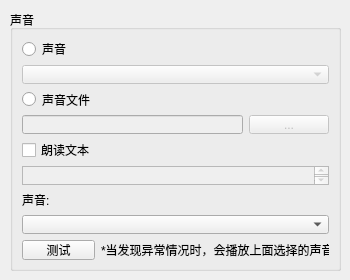
        <widget class="QWidget" name="audio">
         <widget class="QGroupBox" name="groupBox_5">
          <property name="geometry">
           <rect>
            <x>10</x>
            <y>10</y>
            <width>331</width>
            <height>261</height>
           </rect>
          </property>
          <property name="title">
           <string>声音</string>
          </property>
          <layout class="QGridLayout" name="gridLayout_4">
           <item row="0" column="0">
            <widget class="QRadioButton" name="rad_audio">
             <property name="text">
              <string>声音</string>
             </property>
            </widget>
           </item>
           <item row="3" column="2">
            <widget class="QPushButton" name="btn_openaudiofile">
             <property name="enabled">
              <bool>false</bool>
             </property>
             <property name="sizePolicy">
              <sizepolicy hsizetype="Fixed" vsizetype="Fixed">
               <horstretch>0</horstretch>
               <verstretch>0</verstretch>
              </sizepolicy>
             </property>
             <property name="text">
              <string>...</string>
             </property>
            </widget>
           </item>
           <item row="2" column="0">
            <widget class="QRadioButton" name="rad_audiofile">
             <property name="text">
              <string>声音文件</string>
             </property>
            </widget>
           </item>
           <item row="1" column="0" colspan="3">
            <widget class="QComboBox" name="cbbox_audiotype">
             <property name="enabled">
              <bool>false</bool>
             </property>
            </widget>
           </item>
           <item row="6" column="0">
            <widget class="QLabel" name="label_4">
             <property name="text">
              <string>声音:</string>
             </property>
            </widget>
           </item>
           <item row="7" column="0" colspan="3">
            <widget class="QComboBox" name="cbbox_audio"/>
           </item>
           <item row="4" column="0">
            <widget class="QCheckBox" name="chbox_audioreadtxt">
             <property name="text">
              <string>朗读文本</string>
             </property>
            </widget>
           </item>
           <item row="8" column="0">
            <widget class="QPushButton" name="btn_audioTest">
             <property name="sizePolicy">
              <sizepolicy hsizetype="Minimum" vsizetype="Fixed">
               <horstretch>0</horstretch>
               <verstretch>0</verstretch>
              </sizepolicy>
             </property>
             <property name="minimumSize">
              <size>
               <width>60</width>
               <height>0</height>
              </size>
             </property>
             <property name="text">
              <string>测试</string>
             </property>
            </widget>
           </item>
           <item row="8" column="1" colspan="2">
            <widget class="QLabel" name="label_5">
             <property name="text">
              <string>*当发现异常情况时，会播放上面选择的声音</string>
             </property>
            </widget>
           </item>
           <item row="5" column="0" colspan="3">
            <widget class="QTextEdit" name="tedt_audioText">
             <property name="enabled">
              <bool>false</bool>
             </property>
            </widget>
           </item>
           <item row="3" column="0" colspan="2">
            <widget class="QLineEdit" name="ledt_audiofile">
             <property name="enabled">
              <bool>false</bool>
             </property>
            </widget>
           </item>
          </layout>
         </widget>
        </widget>
